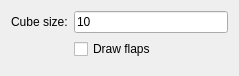
<?xml version="1.0" encoding="UTF-8"?>
<ui version="4.0">
 <class>Form</class>
 <widget class="QWidget" name="Form">
  <property name="geometry">
   <rect>
    <x>0</x>
    <y>0</y>
    <width>239</width>
    <height>76</height>
   </rect>
  </property>
  <property name="windowTitle">
   <string>Form</string>
  </property>
  <layout class="QFormLayout" name="formLayout">
   <item row="0" column="0">
    <widget class="QLabel" name="label">
     <property name="text">
      <string>Cube size:</string>
     </property>
    </widget>
   </item>
   <item row="0" column="1">
    <widget class="QLineEdit" name="CubeSize">
     <property name="text">
      <string>10</string>
     </property>
    </widget>
   </item>
   <item row="1" column="1">
    <widget class="QCheckBox" name="DrawFlaps">
     <property name="text">
      <string>Draw flaps</string>
     </property>
    </widget>
   </item>
  </layout>
 </widget>
 <resources/>
 <connections/>
</ui>
